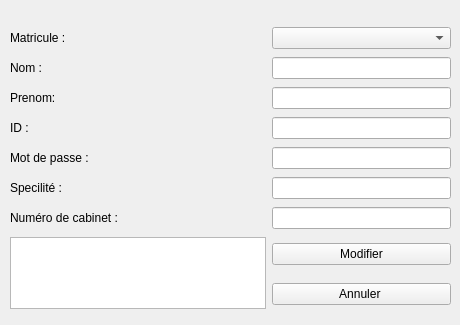
       <widget class="QWidget" name="tab_7">
        <attribute name="title">
         <string>Modifier</string>
        </attribute>
        <widget class="QWidget" name="layoutWidget_13">
         <property name="geometry">
          <rect>
           <x>10</x>
           <y>25</y>
           <width>441</width>
           <height>291</height>
          </rect>
         </property>
         <layout class="QGridLayout" name="gridLayout">
          <item row="0" column="0">
           <widget class="QLabel" name="label_27">
            <property name="text">
             <string>Matricule :</string>
            </property>
           </widget>
          </item>
          <item row="1" column="0">
           <widget class="QLabel" name="label_28">
            <property name="text">
             <string>Nom : </string>
            </property>
           </widget>
          </item>
          <item row="1" column="1">
           <widget class="QLineEdit" name="Nom_2"/>
          </item>
          <item row="2" column="0">
           <widget class="QLabel" name="label_30">
            <property name="text">
             <string>Prenom: </string>
            </property>
           </widget>
          </item>
          <item row="2" column="1">
           <widget class="QLineEdit" name="Prenom_2"/>
          </item>
          <item row="3" column="0">
           <widget class="QLabel" name="label_25">
            <property name="text">
             <string>ID : </string>
            </property>
           </widget>
          </item>
          <item row="3" column="1">
           <widget class="QLineEdit" name="Id_2"/>
          </item>
          <item row="4" column="0">
           <widget class="QLabel" name="label_29">
            <property name="text">
             <string>Mot de passe : </string>
            </property>
           </widget>
          </item>
          <item row="4" column="1">
           <widget class="QLineEdit" name="Mot_de_passe_2"/>
          </item>
          <item row="5" column="0">
           <widget class="QLabel" name="label_26">
            <property name="text">
             <string>Specilité :</string>
            </property>
           </widget>
          </item>
          <item row="5" column="1">
           <widget class="QLineEdit" name="specilite_2">
            <property name="text">
             <string/>
            </property>
           </widget>
          </item>
          <item row="6" column="0">
           <widget class="QLabel" name="label_31">
            <property name="text">
             <string>Numéro de cabinet : </string>
            </property>
           </widget>
          </item>
          <item row="6" column="1">
           <widget class="QLineEdit" name="Num_cabinet_2">
            <property name="text">
             <string/>
            </property>
           </widget>
          </item>
          <item row="7" column="0" rowspan="2">
           <widget class="QTextEdit" name="Resultat_2">
            <property name="readOnly">
             <bool>true</bool>
            </property>
           </widget>
          </item>
          <item row="7" column="1">
           <widget class="QPushButton" name="pushButton_3">
            <property name="styleSheet">
             <string notr="true"/>
            </property>
            <property name="text">
             <string>Modifier</string>
            </property>
           </widget>
          </item>
          <item row="8" column="1">
           <widget class="QPushButton" name="pushButton_4">
            <property name="text">
             <string>Annuler </string>
            </property>
           </widget>
          </item>
          <item row="0" column="1">
           <widget class="QComboBox" name="comboBox"/>
          </item>
         </layout>
        </widget>
       </widget>
